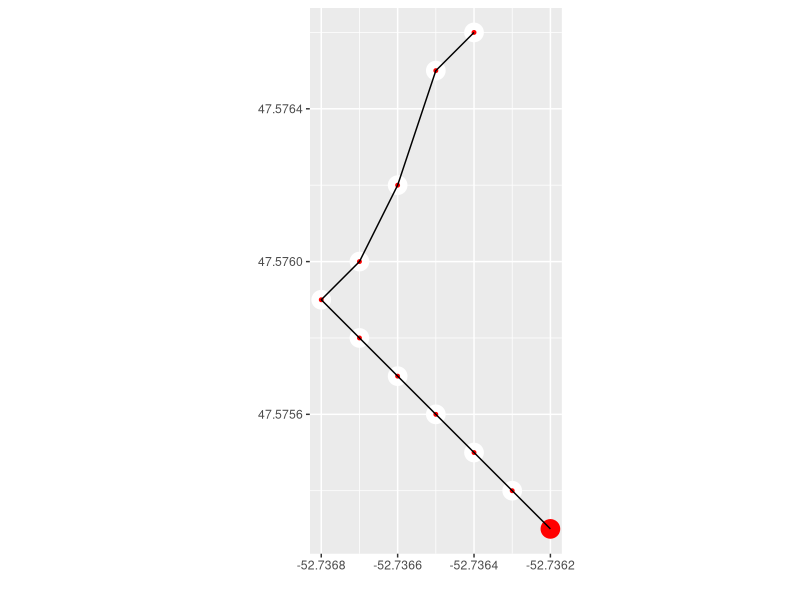

This chart was generated by the following R code:
library(ggplot2)

setwd("/Users/bryan/Git/munsailbot/Docs")

# Import CSV and delete empty/NA rows
# TODO: Use aes to define evenly spaced X/Y ticks
data <- read.table('track.csv', header = TRUE, sep =',')
data <- subset(data, Lat!=c("99.99"))
data <- subset(data, Lon!=c("99.99"))
state <- c(data$Sailstate)
dist <- c(data$DistanceToPoint)
speed <- c(data$BoatSpeed)
wind <- c(data$windDirection)

ss <- function(x){
  ifelse(x == 0, 1,
    ifelse(x == 1, 2,
      ifelse(x == 2, 3,
        ifelse(x == 3, 4,
          ifelse(x == 4, 5, 0)
))))}

dtp <- function(x){
  ifelse(x < 20, "blue", "white");
}

ggplot(data,aes(x=data$Lon, y=data$Lat)) +
  # Graphing reported points
  geom_point(color=dtp(dist), (aes(size = 3))) +
  geom_point(color="red", (aes(size = ss(state)))) +
  # Removing X/Y labels
  labs(x="",y="") +
  # Plotting path
  geom_path() +
  # X/Y graphs are equivalent
  coord_equal() +
  # Remove legend
  theme(legend.position = "none")

#fin
